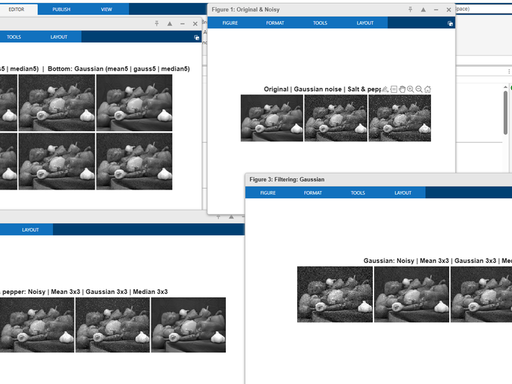
%> input picture lecture8/Noise_Filtering/lab1.png (cropped and resized to the size of MATLAB's example picture), 512 x 384 px, given in place of peppers.png, which was not available
$ octave Noise_Filtering.m   (GNU Octave 9; MATLAB toolbox functions it lacks are replaced by stand-ins)
%> lines starting %> are read from the running program, lines starting %| are printed output that depends on the picture; pictures that were not available may be replaced by others from this repository, and a replacement may not be noted

%% Lab 4: Noise and Filtering
% Requirements:
% - Model Gaussian and salt-and-pepper noise
% - Measure MSE and SNR (also PSNR for convenience)
% - Compare mean, median, Gaussian filters for noise reduction
% - Save screenshots for GitHub

close all; clear; clc;

%% ---------- Helpers ----------
snr_db = @(orig,noisy) 10*log10( mean(orig(:).^2) / mean((noisy(:)-orig(:)).^2) );
psnr_db = @(orig,noisy) psnr(noisy,orig);            % uses Image Processing Toolbox
mse_fun = @(A,B) immse(A,B);

savepng = @(h,name) (print(h, sprintf('%s.png',name), '-dpng','-r160'));

%% ---------- Load grayscale test image ----------
I0 = im2double(rgb2gray(imread('peppers.png')));     % any image is fine, keep 0..1
%> I0: size 384x512 double; min 0.00392, max 1, mean 0.753
% If you want to fix randomness for reproducibility:
rng(0);

%% ---------- 1) Add noise: Gaussian & Salt-Pepper ----------
sigma2 = 0.01;          % variance for Gaussian
sp_density = 0.05;      % density for salt & pepper

I_g  = imnoise(I0,'gaussian',0,sigma2);
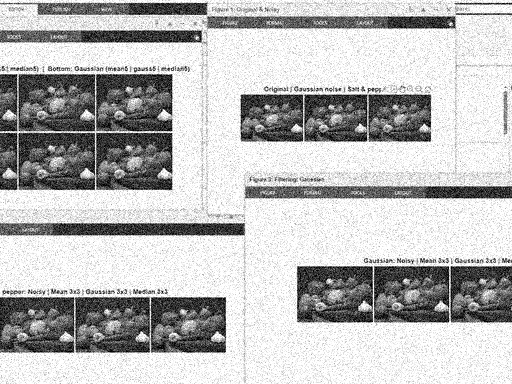
%> I_g: size 384x512 double; min 0, max 1, mean 0.731
I_sp = imnoise(I0,'salt & pepper',sp_density);
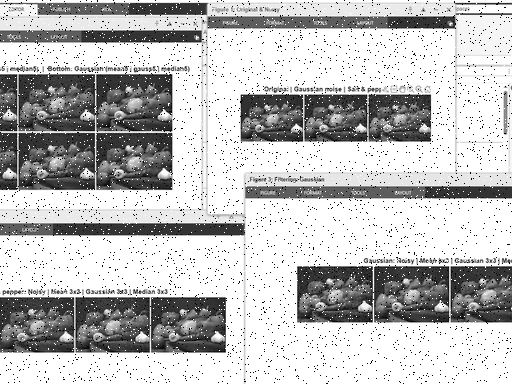
%> I_sp: size 384x512 double; min 0, max 1, mean 0.74

fh1 = figure('Name','Original & Noisy','Color','w');
montage({I0, I_g, I_sp}, 'Size',[1 3], 'BorderSize',[10 10], 'BackgroundColor','w');
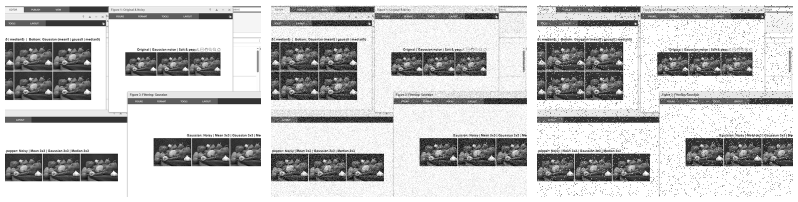
%> displayed picture: size 404x1596, on the screen's scale of 0 to 255 (shown at 1/2 size); min 0, max 255, mean 194.7
title('Original | Gaussian noise | Salt & pepper noise');
savepng(fh1,'fig_noisy_montage');

%% ---------- 2) Baseline metrics ----------
MSE_g  = mse_fun(I_g, I0);
%> MSE_g = 0.0069
MSE_sp = mse_fun(I_sp, I0);
%> MSE_sp = 0.0211
SNR_g  = snr_db(I0, I_g);
%> SNR_g = 19.9
SNR_sp = snr_db(I0, I_sp);
%> SNR_sp = 15.05
PSNR_g  = psnr_db(I0, I_g);
%> PSNR_g = 21.61
PSNR_sp = psnr_db(I0, I_sp);
%> PSNR_sp = 16.76

fprintf('Baseline (noisy vs original)\n');
fprintf('  Gaussian:  MSE = %.4f | SNR = %.2f dB | PSNR = %.2f dB\n', MSE_g,  SNR_g,  PSNR_g);
%|   Gaussian:  MSE = 0.0069 | SNR = 19.90 dB | PSNR = 21.61 dB
fprintf('  S&P:       MSE = %.4f | SNR = %.2f dB | PSNR = %.2f dB\n\n', MSE_sp, SNR_sp, PSNR_sp);
%|   S&P:       MSE = 0.0211 | SNR = 15.05 dB | PSNR = 16.76 dB

%% ---------- 3) Filters: mean(average), Gaussian, median ----------
% Kernels (3x3). You can also try 5x5 below.
h_avg3   = fspecial('average',3);
h_gauss3 = fspecial('gaussian',[3 3],0.7);

% Apply to Gaussian-noisy
Ig_avg3   = imfilter(I_g, h_avg3,  'replicate');
Ig_g3     = imfilter(I_g, h_gauss3,'replicate');
Ig_med3   = medfilt2(I_g,[3 3]);

% Apply to S&P-noisy
Isp_avg3  = imfilter(I_sp,h_avg3,  'replicate');
Isp_g3    = imfilter(I_sp,h_gauss3,'replicate');
Isp_med3  = medfilt2(I_sp,[3 3]);

% Show comparison panels (and save)
fh2 = figure('Name','Filtering: S&P','Color','w');
montage({I_sp, Isp_avg3, Isp_g3, Isp_med3},'Size',[1 4], 'BorderSize',[10 10], 'BackgroundColor','w');
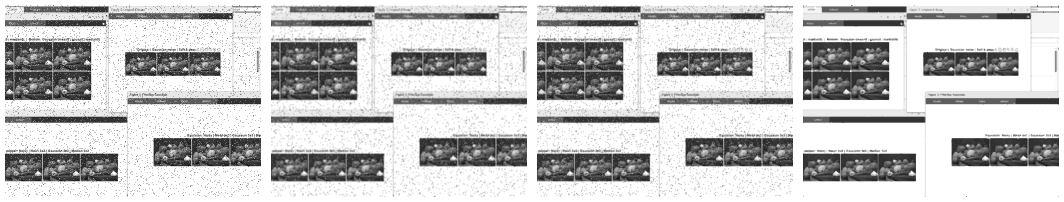
%> displayed picture: size 404x2128, on the screen's scale of 0 to 255 (shown at 1/2 size); min 0, max 255, mean 195.3
title('Salt & pepper: Noisy | Mean 3x3 | Gaussian 3x3 | Median 3x3');
savepng(fh2,'fig_sp_filters');

fh3 = figure('Name','Filtering: Gaussian','Color','w');
montage({I_g, Ig_avg3, Ig_g3, Ig_med3},'Size',[1 4], 'BorderSize',[10 10], 'BackgroundColor','w');
title('Gaussian: Noisy | Mean 3x3 | Gaussian 3x3 | Median 3x3');
savepng(fh3,'fig_gauss_filters');

%% ---------- 4) Metrics after filtering (3x3) ----------
labels = { ...
  'S&P mean3', 'S&P gauss3', 'S&P median3', ...
  'Gauss mean3', 'Gauss gauss3', 'Gauss median3'};

imgs   = {Isp_avg3, Isp_g3, Isp_med3, Ig_avg3, Ig_g3, Ig_med3};
%> imgs = 6 items

MSE = zeros(numel(imgs),1);
SNR = zeros(numel(imgs),1);
PSN = zeros(numel(imgs),1);

for k=1:numel(imgs)
    MSE(k) = mse_fun(imgs{k}, I0);
    SNR(k) = snr_db(I0, imgs{k});
    PSN(k) = psnr_db(I0, imgs{k});
end
%> after the loop, MSE = [0.00635; 0.00583; 0.00238; 0.00511; 0.00357; 0.00385]; PSN = [21.97; 22.34; 26.24; 22.91; 24.48; 24.15]; SNR = [20.26; 20.64; 24.54; 21.21; 22.77; 22.45]

fprintf('After filtering (3x3):\n');
for k=1:numel(labels)
    fprintf('  %-13s  MSE = %.4f | SNR = %.2f dB | PSNR = %.2f dB\n', ...
        labels{k}, MSE(k), SNR(k), PSN(k));
end
%> this loop made 6 passes
%|   S&P mean3      MSE = 0.0064 | SNR = 20.26 dB | PSNR = 21.97 dB
%|   S&P gauss3     MSE = 0.0058 | SNR = 20.64 dB | PSNR = 22.34 dB
%|   S&P median3    MSE = 0.0024 | SNR = 24.54 dB | PSNR = 26.24 dB
%|   Gauss mean3    MSE = 0.0051 | SNR = 21.21 dB | PSNR = 22.91 dB
%|   Gauss gauss3   MSE = 0.0036 | SNR = 22.77 dB | PSNR = 24.48 dB
%|   Gauss median3  MSE = 0.0038 | SNR = 22.45 dB | PSNR = 24.15 dB
fprintf('\n');

%% ---------- 5) (Optional) Try 5x5 kernels to see blur vs. denoise tradeoff ----------
h_avg5   = fspecial('average',5);
h_gauss5 = fspecial('gaussian',[5 5],1.0);

Ig_avg5  = imfilter(I_g,  h_avg5,  'replicate');
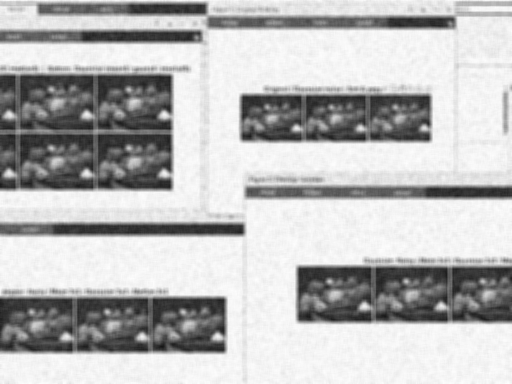
%> Ig_avg5: size 384x512 double; min 0.0889, max 0.997, mean 0.731
Ig_g5    = imfilter(I_g,  h_gauss5,'replicate');
Ig_med5  = medfilt2(I_g,  [5 5]);

Isp_avg5 = imfilter(I_sp, h_avg5,  'replicate');
Isp_g5   = imfilter(I_sp, h_gauss5,'replicate');
Isp_med5 = medfilt2(I_sp, [5 5]);
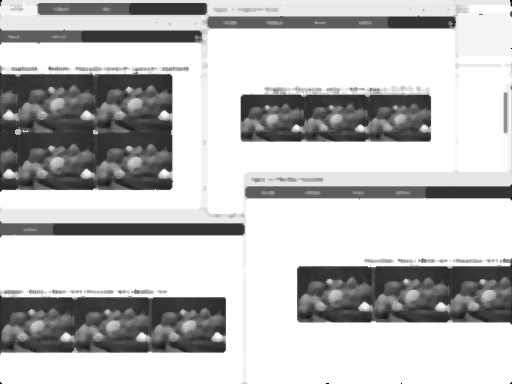
%> Isp_med5: size 384x512 double; min 0, max 1, mean 0.754

fh4 = figure('Name','5x5 Comparison','Color','w');
montage({Isp_avg5,Isp_g5,Isp_med5, Ig_avg5,Ig_g5,Ig_med5},'Size',[2 3], 'BorderSize',[10 10], 'BackgroundColor','w');
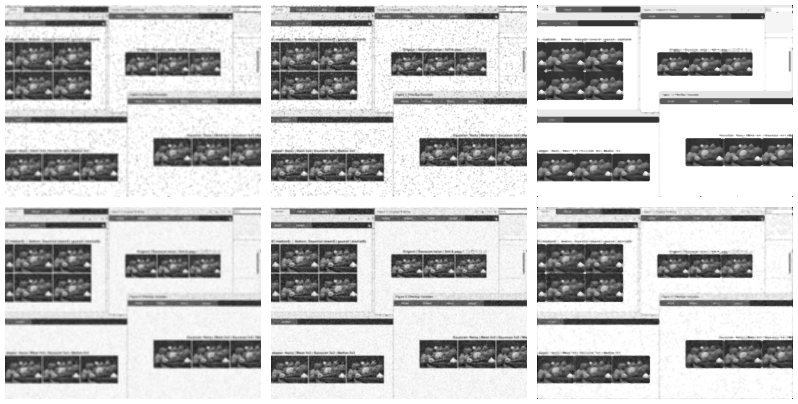
%> displayed picture: size 808x1596, on the screen's scale of 0 to 255 (shown at 1/2 size); min 0, max 255, mean 194.5
title('Top: S&P (mean5 | gauss5 | median5)  |  Bottom: Gaussian (mean5 | gauss5 | median5)');
savepng(fh4,'fig_5x5_comparison');

fprintf('5x5 quick check (PSNR only):\n');
fprintf('  S&P: mean5 %.2f | gauss5 %.2f | median5 %.2f dB\n', psnr_db(I0,Isp_avg5), psnr_db(I0,Isp_g5), psnr_db(I0,Isp_med5));
%|   S&P: mean5 20.36 | gauss5 22.44 | median5 22.54 dB
fprintf('  Gauss: mean5 %.2f | gauss5 %.2f | median5 %.2f dB\n', psnr_db(I0,Ig_avg5), psnr_db(I0,Ig_g5), psnr_db(I0,Ig_med5));
%|   Gauss: mean5 20.48 | gauss5 23.15 | median5 21.98 dB
